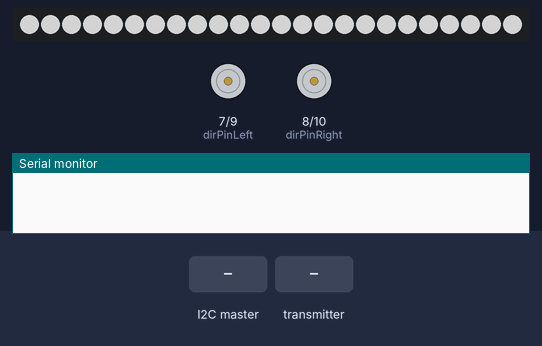
Bench run of a sketch on a simulated Arduino Uno, built with avr-gcc and run on an emulated ATmega328P. On the bench: 24 RGB LEDs in strip order, left to right, direction and speed pins drawn as motors (green arrow = direction pin HIGH = forward, orange = LOW = backward, longer = more drive), the last lines printed to the serial monitor. Inputs (shaded band) come from the test bench. Dim RGB values are drawn brighter than linear; no radio packets arrive unless stated.

Above: at 1.2 s.
1.3 s: the I2C master sends the byte 1
At 2.0 s:
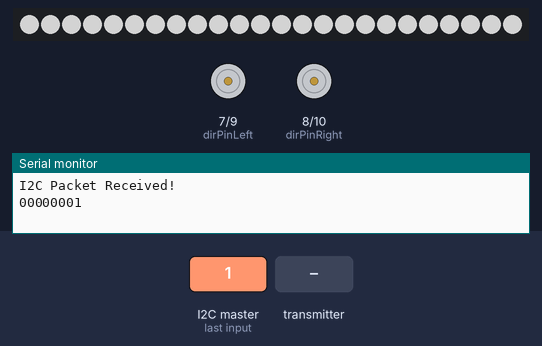
2.9 s: the transmitter starts sending received_byte_SPI = 64
4.4 s: the I2C master sends the byte 90
5.9 s: the transmitter starts sending received_byte_SPI = 128
7.4 s: the I2C master sends the byte 0
8.9 s: the transmitter starts sending received_byte_SPI = 255
At 10.1 s:
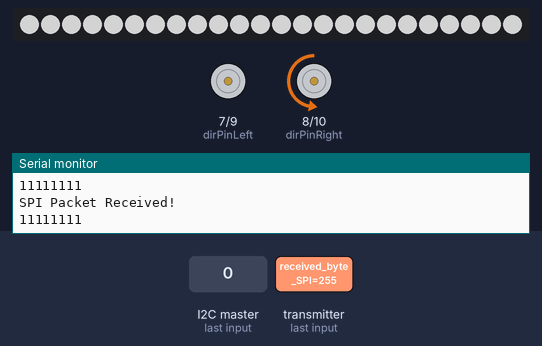
Timing chart, 0 to 11.4 s (numbered marks = the images above; inputs shaded):
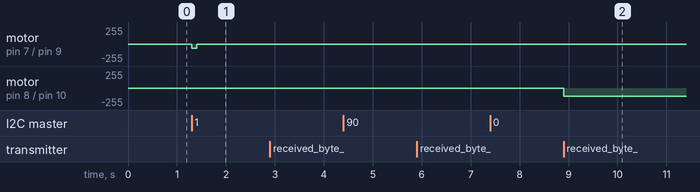

The sketch:

onboard_nano_controller_code.ino
```cpp
#include <Wire.h>
#include <SPI.h>
#include <RF24.h>
#include <Adafruit_NeoPixel.h>

// Define the CE and CSN pins for the nRF24L01+ module
#define CE_PIN 2
#define CSN_PIN 3

#define LED_PIN 6     // Pin connected to the LED strip
#define NUM_LEDS 24   // Number of LEDs in the strip

Adafruit_NeoPixel strip(NUM_LEDS, LED_PIN, NEO_GRB + NEO_KHZ800);

// Create an RF24 object
RF24 radio(CE_PIN, CSN_PIN);

// Define the address for communication (must match transmitter)
const byte address[6] = "00001";

const int dirPinLeft = 7;
const int dirPinRight = 8;

const bool cw = false;
const bool ccw = true;

const int pwmPinLeft = 9;    // PWM output pin 1
const int pwmPinRight = 10;  // PWM output pin 2

#define DIR_MASK 0b10000000    // 1 bit for direction (left or right)
#define FB_MASK 0b01000000     // 1 bit for forward or backwards
#define SPEED_MASK 0b00111111  // 6 bits for speed value

int waitTime = 100;
long prevMillis = 0;

// Define the I2C address for this slave device
#define I2C_ADDRESS 0x08

void printByteAsBits(byte b) {
  for (int i = 7; i >= 0; i--) {
    Serial.print(bitRead(b, i));
  }
  Serial.println();
}

void setupNRF24() {
  radio.begin();
  radio.openReadingPipe(0, address);  // Set the address to read from
  radio.setPALevel(RF24_PA_LOW);      // Set power level (use LOW for short distances)
  radio.startListening();             // Set the module as a receiver
}

void byte_to_speed(byte command_byte) {
  // Extracting the left/right bit (most significant bit)
  bool rightBool = (command_byte & DIR_MASK) >> 7;

  // Extracting the forward/backward bit (second most significant bit)
  bool forwardBool = (command_byte & FB_MASK) >> 6;

  // Extracting the speed (last 6 bits)
  int speed = command_byte & SPEED_MASK;

  //control right wheel spin
  if (rightBool) {
    if (forwardBool) {
      digitalWrite(dirPinRight, cw);
    } else {
      digitalWrite(dirPinRight, ccw);
    }
    if (speed != 0) {
      speed += 64;
    }
    setDutyCycle(pwmPinRight, speed);
  }

  //control left wheel spin
  else {
    if (forwardBool) {
      digitalWrite(dirPinLeft, ccw);
    } else {
      digitalWrite(dirPinLeft, cw);
    }
    if (speed != 0) {
      speed += 64;
    }
    setDutyCycle(pwmPinLeft, speed);
  }
}

void setDutyCycle(int pin, int dutyCycle) {
  if (pin == pwmPinLeft) {
    OCR1A = map(dutyCycle, 0, 255, 0, ICR1);
  } else if (pin == pwmPinRight) {
    OCR1B = map(dutyCycle, 0, 255, 0, ICR1);
  }
}

void handle_I2C(int byteCount){
  while (Wire.available()){
    byte received_byte_I2C=Wire.read();
    Serial.println("I2C Packet Received!");
    prevMillis = millis();
    printByteAsBits(received_byte_I2C);
    byte_to_speed(received_byte_I2C);
  }
}

// Function to set the strip color
void setStripColor(uint8_t r, uint8_t g, uint8_t b) {
  for (int i = 0; i < NUM_LEDS; i++) {
    strip.setPixelColor(i, strip.Color(r, g, b));
  }
  strip.show();
}

void setup() {
  Serial.begin(115200);
  Wire.begin(I2C_ADDRESS);
  Wire.onReceive(handle_I2C);
  setupNRF24();
  strip.begin();
  setStripColor(127,127,127);

  pinMode(dirPinLeft, OUTPUT);
  pinMode(dirPinRight, OUTPUT);
  pinMode(pwmPinLeft, OUTPUT);
  pinMode(pwmPinRight, OUTPUT);


  // Configure Timer1 for PWM_PIN_L
  TCCR1A = 0;  // Reset Timer1 configuration
  TCCR1B = 0;

  // Set Fast PWM mode with ICR1 as TOP
  TCCR1A |= (1 << WGM11);
  TCCR1B |= (1 << WGM12) | (1 << WGM13);

  // Set prescaler to 1 and start PWM
  TCCR1B |= (1 << CS10);

  // Set TOP value for 25 kHz frequency
  ICR1 = 640;  // (16 MHz / (1 * 25 kHz)) - 1

  // Set non-inverting mode for both channels
  TCCR1A |= (1 << COM1A1) | (1 << COM1B1);
}

void loop() {
  // stop motors if jetson nano stops sending packets for waitTime milliseconds
  if (millis() - prevMillis > waitTime) {
    setDutyCycle(pwmPinLeft, 0);
    setDutyCycle(pwmPinRight, 0);
    //Serial.println("Stopping Motors");
    prevMillis = millis();
  }

  //handle incoming SPI packets from RF module
  if (radio.available()) {
    Serial.println("SPI Packet Received!");
    prevMillis = millis();
    byte received_byte_SPI;
    radio.read(&received_byte_SPI, sizeof(received_byte_SPI));
    printByteAsBits(received_byte_SPI);
    byte_to_speed(received_byte_SPI);
  }
}
```

Measured:
- after the input at 1.3 s, motor on pin 7 (dirPinLeft) / pin 9 (pwmPinLeft): stopped → backward 65/255 at once, → stopped 0.10 s later
- after the input at 8.9 s, motor on pin 8 (dirPinRight) / pin 10 (pwmPinRight): stopped → backward 127/255 at once
